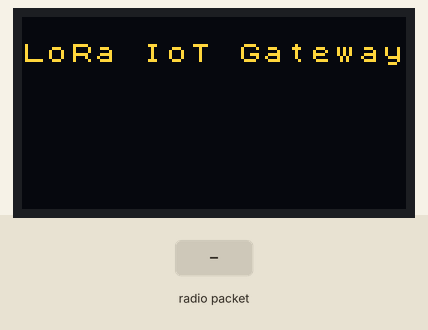
A sketch run on a simulated ESP32. On the bench: 128×64 one-colour display. The inputs (shaded band) are chosen by the test bench. The OLED is the two-colour kind (top 16 rows yellow); WiFi joins after 1.5 s; servers stay silent unless stated; uploads are accepted with an empty reply; no radio packets arrive unless stated; what the sketch prints to the serial monitor is not drawn.

Above: at 0.1 s.
At 7.3 s:
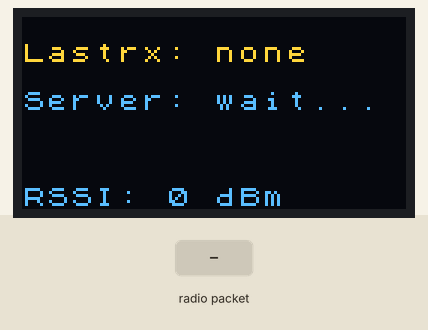
7.4 s: radio packet "1" arrives
At 13.3 s:
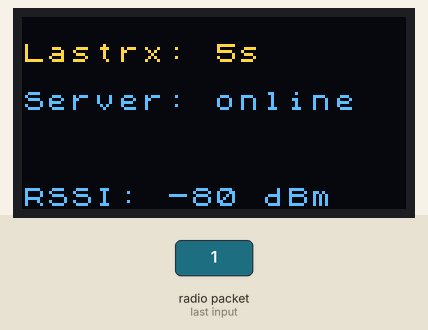
Timing chart, 0 to 14.8 s (numbered marks = the images above; inputs shaded):
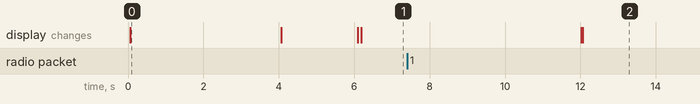

The sketch:

ESP32_LoRa_HTTP_Gateway.ino
```cpp
/********************************************************************************************************************
 * Code from https://www.aeq-web.com/selbstbau-https-lora-gateway-fur-iot-mit-esp32-lora-board/
 * edited by Dustin H. with codes from https://randomnerdtutorials.com/esp32-http-get-post-arduino/#http-post
 * for posting LoRa-data to webserver using http.
********************************************************************************************************************/


#include <WiFi.h>
#include <HTTPClient.h>
#include <SPI.h>
#include <LoRa.h>
#include <U8x8lib.h>

#define ss 18
#define rst 14
#define dio0 26
const char* ssid = "SSID"; //replace with your WiFi SSID
const char* password =  "Password"; //replace with your WiFi password
String gatewayid = "11AF12ADE32F"; //for authentication, doesn't matter at the moment
String serverPath = "http://MyServer.com/cn/gateway.php"; //replace with your server-domain (or raspberry pi-ip with apache2/nginx installed)

U8X8_SSD1306_128X64_NONAME_SW_I2C u8x8(15, 4, 16); //OLED LCD

String RxString, server_state;
int RxRSSI; boolean rx_fp;
long lastrx, crontimer, bctimer, wtimer;

void setup() {

  Serial.begin(9600);
  //-------------------Start OLED--------------------------
  u8x8.begin();
  u8x8.setFont(u8x8_font_chroma48medium8_r);
  u8x8.clearDisplay();
  u8x8.drawString(0, 1, "LoRa IoT Gateway");
  //-------------------Start OLED--------------------------
  delay(4000);   //Delay needed before calling the WiFi.begin
  //-------------------Start WiFi--------------------------
  u8x8.drawString(0, 3, "Connecting...");
  WiFi.begin(ssid, password);

  while (WiFi.status() != WL_CONNECTED) { //Check for the connection
    delay(1000);
    Serial.println("Connecting to WiFi..");
  }
  u8x8.clearDisplay();
  u8x8.drawString(0, 1, "WiFi connected");
  server_state = "wait...";
  Serial.println();
  Serial.print("Connected to ");
  Serial.println(ssid);
  Serial.println("Starting LoRa...");
  //-------------------Start WiFi--------------------------

  //-------------------Start LoRA--------------------------
  SPI.begin(5, 19, 27, 18);
  LoRa.setPins(ss, rst, dio0);
  if (!LoRa.begin(868E6)) {
    Serial.println("Starting LoRa failed!");
    while (1);
  }
  Serial.println("-------LoRa initialized-------");
  //-------------------Start LoRA--------------------------

}

void loop() {


  //-------------------LoRa Receiver-----------------------
  int packetSize = LoRa.parsePacket();
  if (packetSize) {
    Serial.println("Receive LoRa Packet...");
    get_lora_data();
    call_https(RxString, RxRSSI, "gateway");
  }
  //-------------------LoRa Receiver-----------------------

  //-------------------Timer OLED Update-------------------
  if (millis() / 1000 > crontimer + 5) {
    crontimer = millis() / 1000;
    display_status();
  }
  //-------------------Timer OLED Update-------------------

  //-------------------Timer Send Beacon-------------------
  if (millis() / 1000 > bctimer + 300) {
    bctimer = millis() / 1000;
    call_https("beacon", 0, "beacon");
  }
  //-------------------Timer Send Beacon-------------------

  //-------------------Timer Check WiFi--------------------
  if (millis() / 1000 > wtimer + 600) {
    wtimer = millis() / 1000;
    check_wifi();
  }
  //-------------------Timer Check WiFi-------------------

  //-------------------Timer Reboot ESP-------------------
  if (millis() / 1000 > 90000) { //Reboot after a day
    ESP.restart();
  }
}

void get_lora_data() {
  boolean clr = 1;
  rx_fp = true;
  while (LoRa.available()) {
    if (clr == 1) {
      RxString = "";
      clr = 0;
    }
    RxString += (char)LoRa.read();
  }
  RxRSSI = LoRa.packetRssi();
  Serial.print("Received Packet: ");
  Serial.println(RxString);
  lastrx = millis() / 1000;
  clr = 1;
}


void call_https(String iotdata, int iotrssi, String reqtype) {
  Serial.println("Connect to server via port 80");
  int wifirssi = WiFi.RSSI();
  HTTPClient http;
  if (!http.begin(serverPath)) {
    Serial.println("Connection failed!");
    server_state = "error";
  } else {
    Serial.println("Connected to server...");
    server_state = "online";
    http.addHeader("Content-Type", "application/x-www-form-urlencoded");
    String postString = "data=" + iotdata + "&rssi=" + iotrssi + "&gwrssi=" + wifirssi + "&gwid=" + gatewayid + "&type=" + reqtype + "&end=end";
    Serial.println(postString);
    int httpResponseCode = http.POST(postString);
    Serial.println();
    Serial.println("-------Response Server-------");
    Serial.println();
    if(httpResponseCode>0){

    String response = http.getString();                       //Get the response to the request

    Serial.println(httpResponseCode);   //Print return code
    Serial.println(response);           //Print request answer

   }else{

    Serial.print("Error on sending POST: ");
    Serial.println(httpResponseCode);

   }
    http.end();  //Free resources
    delay(50);
  }
}

void display_status() {
  u8x8.clearDisplay();
  long lastdata = ((millis() / 1000) - lastrx);
  u8x8.setCursor(0, 1);
  u8x8.print("Lastrx: ");
  if(rx_fp == true){
  u8x8.print(lastdata);
  u8x8.print("s");
  }else{
  u8x8.print("none");
  }
  u8x8.setCursor(0, 3);
  u8x8.print("Server: ");
  u8x8.print(server_state);
  u8x8.setCursor(0, 7);
  u8x8.print("RSSI: ");
  u8x8.print(RxRSSI);
  u8x8.print(" dBm");
}

void check_wifi() {
  int wifi_retry;
  while (WiFi.status() != WL_CONNECTED && wifi_retry < 5 ) {
    wifi_retry++;
    Serial.println("WiFi not connected. Try to reconnect");
    WiFi.disconnect();
    WiFi.mode(WIFI_OFF);
    WiFi.mode(WIFI_STA);
    WiFi.begin(ssid, password);
    delay(5000);
  }
  if (wifi_retry >= 5) {
    Serial.println("Reboot");
    ESP.restart();
  }
}
```

Measured:
- after the input at 7.4 s, the display: first differs from a run without the input after 4.7 s (image 2)
- what the display in image 0 shows lasts 4.0 s, from 0.1 s to 4.1 s
